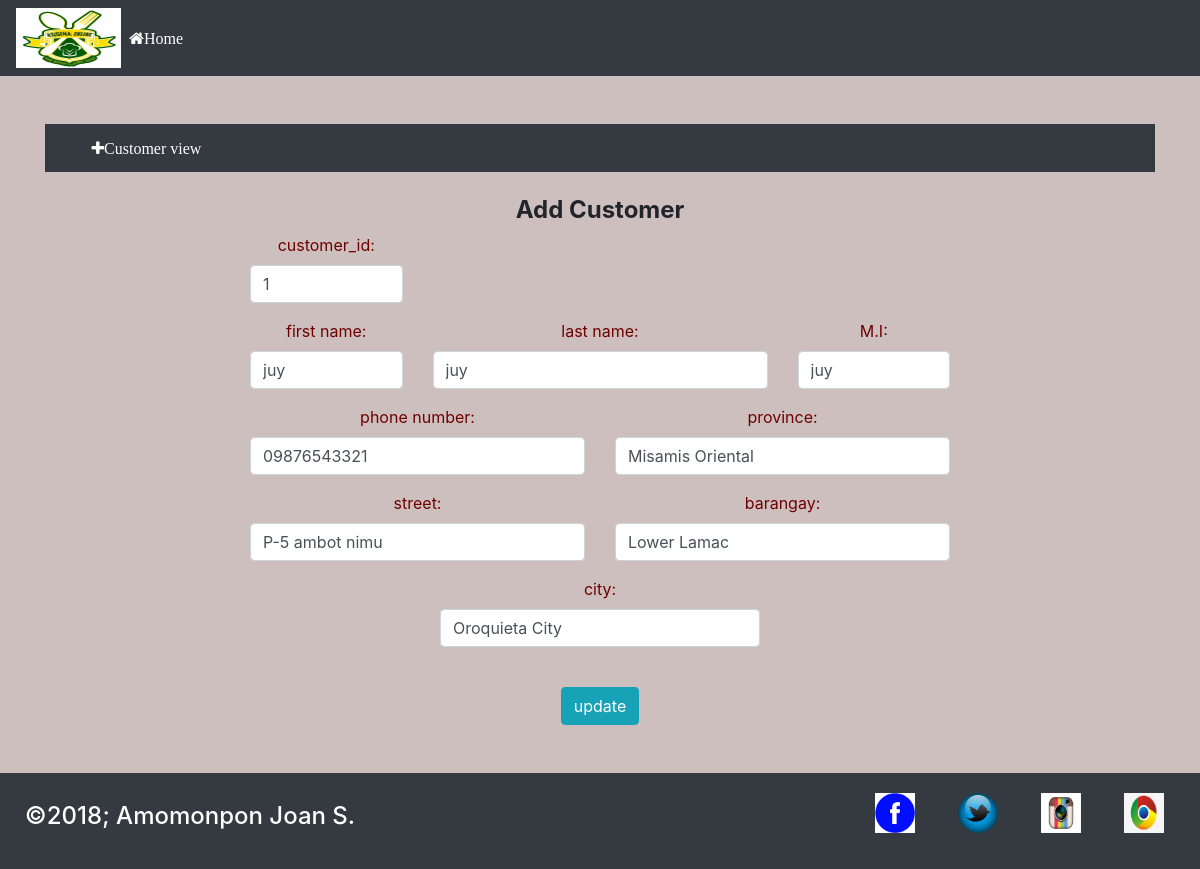
Page /addcustomer.php?edit=1 on the committed database.
### tables this page shows
CREATE TABLE `customer` (
  `customer_id` int(50) NOT NULL,
  `first_name` varchar(50) NOT NULL,
  `last_name` varchar(50) NOT NULL,
  `middle_initial` varchar(2) NOT NULL,
  `pnumber` varchar(50) NOT NULL,
  `province` varchar(50) NOT NULL,
  `street` varchar(50) NOT NULL,
  `barangay` varchar(50) NOT NULL,
  `city` varchar(50) NOT NULL
);

### customerpro.php (called while the page is built, shortened)
<?php
	$mysqli = new mysqli('localhost', 'root', '', 'onlinekusina') or die(mysqli($mysqli));
	if (isset($_GET['edit'])) {
		$customer_id = $_GET['edit'];
		$update = true;
		$result = $mysqli->query("SELECT * FROM customer WHERE customer_id=$customer_id") or die($mysqli->error());
		if (@count($result)==1) {
			$row = $result->fetch_array();
			$customer_id = $row['customer_id'];
			$first_name = $row['first_name'];
			$pnumber = $row['pnumber'];
			$province = $row['province'];
			$street = $row['street'];
			$barangay = $row['barangay'];
			$city = $row['city'];
		}
	}
?>

### addcustomer.php (the view, shortened to what this page needs)
<!DOCTYPE html>
<html>
<head>
	<link rel="stylesheet" href="bootstrap/css/bootstrap.min.css">
	<link rel="stylesheet" type="text/css" href="main.css">
  <link rel ="stylesheet" href = "font-awesome-4.7.0/font-awesome-4.7.0/css/font-awesome.min.css">
</head>
<body>
<form action="logout.php" method="POST">
	<nav class="navbar navbar-expand-lg navbar-dark bg-dark justify-content-between">
				<img style="width: 9%;height: 60px;"  src="images/logo.jpg" />
		<div class="collapse navbar-collapse" id="navbarTogglerDemo02">
			<ul class="navbar-nav mr-auto">
				<li class="nav-item active">
					<a class="nav-link fa fa-home" href="index.php">Home <span class="sr-only">(current)</span></a>
				</li>
		</div>
	</nav>
</form>
	<br><br>
	<div class="container">
<form action="logout.php" method="POST">
	<nav class="navbar navbar-expand-lg navbar-dark bg-dark justify-content-between">
		<div class="collapse navbar-collapse" id="navbarTogglerDemo02">
			<ul class="navbar-nav mr-auto">
				<li class="nav-item active"> &nbsp;&nbsp;&nbsp;&nbsp;
					<a class="nav-link fa fa-plus" href="customerview.php">Customer view<span class="sr-only">(current)</span></a>
				</li>
			</ul>
		</div>
	</nav>
</form>		<br>
				<h4><b> Add Customer</b></h4>
			<center>
				<?php require_once 'customerpro.php'; ?>
					<form action="customerpro.php" style="width:700px " method="POST">
					 <div class="row">
						<div class="col-md-3 mb-3">
							<label>customer_id:</label>
								<input type="text"  class="form-control" name="customer_id" placeholder="customer_id" value="<?php echo $customer_id; ?>" required>
						</div> 				<br><br>
						</div>
				<div class="row">
						<div class="col-md-3 mb-3">
							<label>first name:</label>
								<input type="text"  class="form-control" name="first_name" placeholder="first name" value="<?php echo $first_name; ?>" required>
						</div>
						<div class="col-md-6 mb-3">
							<label>last name:</label>
								<input type="text" class="form-control" name="last_name" placeholder="last name" value="<?php echo $first_name; ?>" required >
						</div>
						<div class="col-md-3 mb-3">
							<label>M.I:</label>
								<input type="text" class="form-control" name="middle_initial" placeholder="middle initial" value="<?php echo $first_name; ?>" required>
						</div>
					</div>
				<div class="row">
					<div class="col-md-6 mb-3">
						<label>phone number:</label>
							<input type="text" class="form-control" name="pnumber" placeholder="phone number" value="<?php echo $pnumber; ?>" required>
					</div>
					<div class="col-md-6 mb-3">
						<label>province:</label>
							<input type="text" class="form-control" name="province" placeholder="province" value="<?php echo $province; ?>" required>
					</div>
				</div>
				<div class="row">
					<div class="col-md-6 mb-3">
						<label>street:</label>
							<input type="text" class="form-control" name="street" placeholder="street" value="<?php echo $street; ?>" required>
					</div>
					<div class="col-md-6 mb-3">
						<label>barangay:</label>
							<input type="text" class="form-control" name="barangay" placeholder="barangay" value="<?php echo $barangay; ?>" required>
					</div>
				</div>
					<div class="col-md-6 mb-3">
						<label>city:</label>
							<input type="text" class="form-control" name="city" placeholder="city" value="<?php echo $city; ?>" required><br>
						</div>
						<?php
							if ($update == true):
						?>
							<input class="btn btn-info" type="submit" name="update" value="update" >
						<?php else: ?>
							<input class="btn btn-info" type="submit" name="submit" value="save" >
						<?php endif ;?>
					</form>
			</center>
		</div>
	<br><br>
<footer>
	<div class="row">
			<h4 class="col-sm-4"> &copy2018; Amomonpon Joan S.</h4>
		<ul class="col-sm-8">
			<ul class="col-sm-8">
					<li class="col-sm-2"><img src="Images/img6.png"></li>
						<li class="col-sm-2"><img src="Images/img9.png"></li>
					<li class="col-sm-2"> <img src="Images/img2.jpg"></li>
				<li class="col-sm-2"> <img src="Images/img5.jpg"></li>
			</ul>
		</ul>
	</div>
</footer>
</body>
</html>

### main.css (style rules this page uses)
body { height: 100%; margin: 0; text-align: center; width: 100%; background-color:#cebfbf !important; }
header .row, footer .row { display: flex; align-items: center; }
label { color: #6f0000; }
a { color: white; }
footer { font-size: 14px; padding: 20px 0; background-color: #343a40; color: #ffffff; }
footer .col-sm-8 { display: flex; justify-content: flex-end; }
footer ul { list-style: none; }
footer li img { width: 40px; height: 40px; }

### rows in the picture
customer: customer_id "1", first_name "juy", last_name "juy", middle_initial "juy", pnumber "09876543321", province "Misamis Oriental", street "P-5 ambot nimu", barangay "Lower Lamac", city "Oroquieta City"
